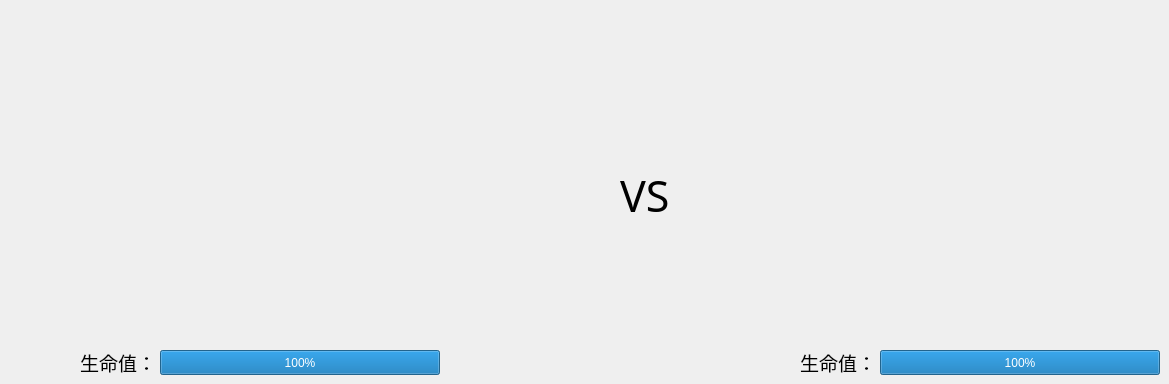
    <widget class="QWidget" name="fight">
     <widget class="QLabel" name="YourPal_IMG">
      <property name="geometry">
       <rect>
        <x>160</x>
        <y>90</y>
        <width>240</width>
        <height>240</height>
       </rect>
      </property>
      <property name="styleSheet">
       <string notr="true">QLable {
	
	background-color: rgb(0, 0, 0);
	border-style:outset;
	border:2px groove gray
}</string>
      </property>
      <property name="text">
       <string/>
      </property>
      <property name="pixmap">
       <pixmap resource="Resource.qrc">:/new/prefix1/Resource/blue_archive_big_head_sd/ARONA~2.png</pixmap>
      </property>
     </widget>
     <widget class="QLabel" name="othersPal_IMG">
      <property name="geometry">
       <rect>
        <x>880</x>
        <y>90</y>
        <width>240</width>
        <height>240</height>
       </rect>
      </property>
      <property name="text">
       <string/>
      </property>
      <property name="pixmap">
       <pixmap resource="Resource.qrc">:/new/prefix1/Resource/blue_archive_big_head_sd/A.R.O.N.A~1.png</pixmap>
      </property>
     </widget>
     <widget class="QLabel" name="VS">
      <property name="geometry">
       <rect>
        <x>620</x>
        <y>170</y>
        <width>80</width>
        <height>50</height>
       </rect>
      </property>
      <property name="font">
       <font>
        <family>俐方体11号</family>
        <pointsize>32</pointsize>
       </font>
      </property>
      <property name="text">
       <string>VS</string>
      </property>
     </widget>
     <widget class="QProgressBar" name="YourPal_HP_ProgBar">
      <property name="geometry">
       <rect>
        <x>160</x>
        <y>350</y>
        <width>280</width>
        <height>25</height>
       </rect>
      </property>
      <property name="styleSheet">
       <string notr="true"/>
      </property>
      <property name="value">
       <number>100</number>
      </property>
     </widget>
     <widget class="QProgressBar" name="othersPal_HP_ProgBar">
      <property name="geometry">
       <rect>
        <x>880</x>
        <y>350</y>
        <width>280</width>
        <height>25</height>
       </rect>
      </property>
      <property name="value">
       <number>100</number>
      </property>
     </widget>
     <widget class="QLabel" name="HP">
      <property name="geometry">
       <rect>
        <x>80</x>
        <y>350</y>
        <width>80</width>
        <height>25</height>
       </rect>
      </property>
      <property name="font">
       <font>
        <family>俐方体11号</family>
        <pointsize>14</pointsize>
       </font>
      </property>
      <property name="text">
       <string>生命值：</string>
      </property>
     </widget>
     <widget class="QLabel" name="HP_2">
      <property name="geometry">
       <rect>
        <x>800</x>
        <y>350</y>
        <width>80</width>
        <height>25</height>
       </rect>
      </property>
      <property name="font">
       <font>
        <family>俐方体11号</family>
        <pointsize>14</pointsize>
       </font>
      </property>
      <property name="text">
       <string>生命值：</string>
      </property>
     </widget>
    </widget>
